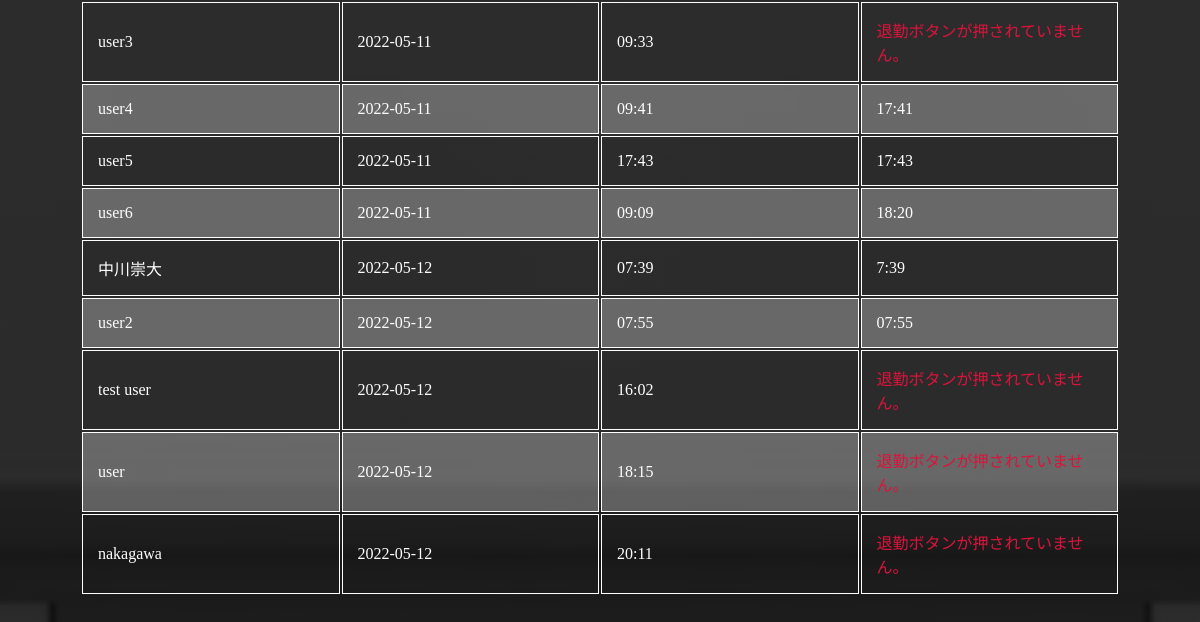
Page /home/Admin (lower part) on the earlier database version.
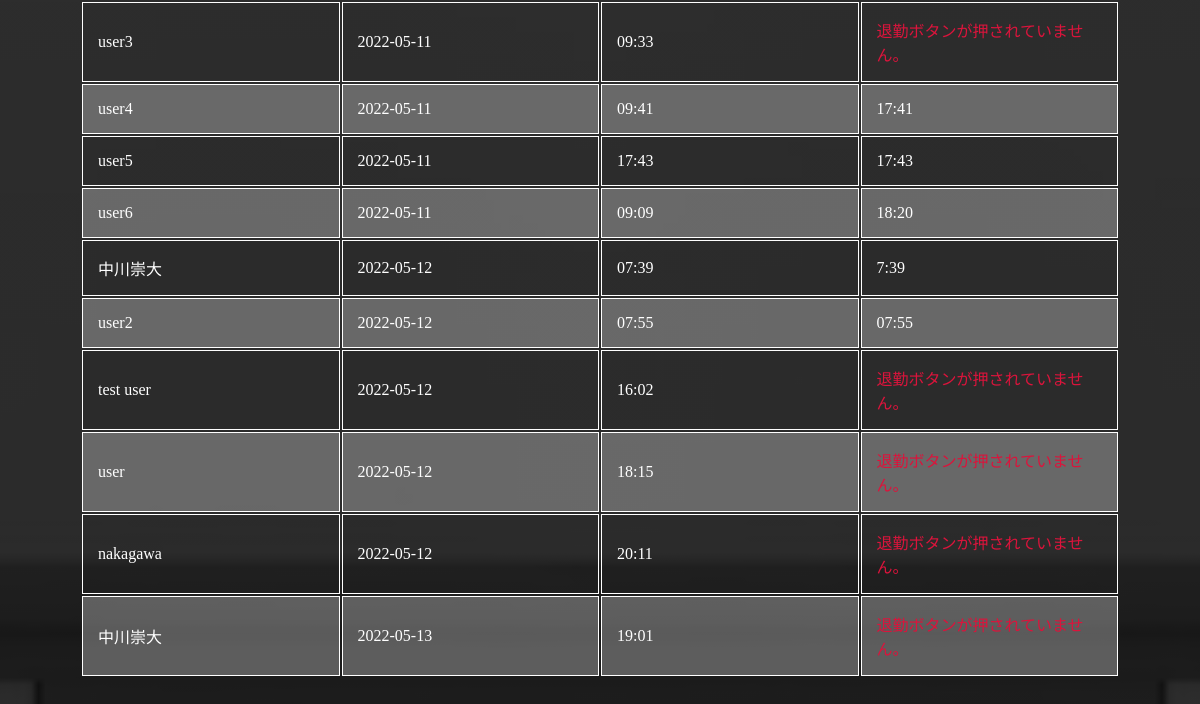
Same page on the later database version.
### hello.py (models this page shows, shortened)
class User(db.Model):
    __tablename__ = 'users'
    id = db.Column(db.Integer, primary_key=True)
    user = db.Column(db.String(20), nullable=False) # 20文字以上入力してもなぜか追加されます。
    day = db.Column(db.String(20), nullable=False)
    starth = db.Column(db.String(20), nullable=False)
    startm = db.Column(db.String(20), nullable=False)
    absence = db.Column(db.Boolean, default=False, nullable=False)
    endh = db.Column(db.String(20), nullable=False, default=23)
    endm = db.Column(db.String(20), nullable=False, default=59)

### hello.py (the view)
@app.route('/home/<user>', methods=['GET', 'POST'])
def userhome(user):
    st=datetime.now(jst)
    st_h=st.hour
    st_m=st.minute
    if request.method == 'POST':
        if user == 'Admin':
            usr = request.form.get('filtername')
            tasks = Todo.query.filter_by(user=user).order_by(Todo.date_created).all() # Todoリスト取得
            if usr == '':
                users = User.query.order_by(User.day).all() # 全ユーザーリスト取得
            elif usr == 'all':
                users = User.query.order_by(User.day).all() # 全ユーザーリスト取得
            else:
                users = User.query.filter_by(user=usr).all() # 個別ユーザーリスト取得
            return render_template('home.html',username=user, tasks=tasks,users=users, st_h=st_h, st_m=st_m)
        else:
            tasks = Todo.query.filter_by(user=user).order_by(Todo.date_created).all() # Todoリスト取得
            users = User.query.order_by(User.day).all() # ユーザーリスト取得
            return render_template('home.html',username=user, tasks=tasks,users=users, st_h=st_h, st_m=st_m)
    else:
        tasks = Todo.query.filter_by(user=user).order_by(Todo.date_created).all() # Todoリスト取得
        users = User.query.order_by(User.day).all() # ユーザーリスト取得
        return render_template('home.html',username=user, tasks=tasks,users=users, st_h=st_h, st_m=st_m)

### templates/home.html (shortened to what this page needs)
{% extends "base.html" %} {% block content %} {% if username == "Admin" %} {% if
users|length < 1 %}
<h2 style="text-align: center">No Data</h2>
{% else %}
<table class="table">
  {% for user in users %} {% if user.absence == True %}
  <tr>
    <td class="info-body">{{ user.user }}</td>
    <td class="info-body">{{ user.day }}</td>
    <td class="info-body" style="color: crimson">欠勤</td>
    <td class="info-body"></td>
  </tr>
  {% else %}
  <tr>
    <td class="info-body">{{ user.user }}</td>
    <td class="info-body">{{ user.day }}</td>
    <td class="info-body">{{ user.starth }}:{{ user.startm }}</td>
    {% if user.endh == "23" and user.endm == "59" %}
    <td class="info-body" style="color: crimson">
      退勤ボタンが押されていません。
    </td>
    {% else %}
    <td class="info-body">{{ user.endh }}:{{ user.endm }}</td>
    {% endif %}
  </tr>
  {% endif %} {% endfor %}
</table>
{% endif %} {% endif %}
{% endblock %}

### templates/base.html (shortened to what this page needs)
<!DOCTYPE html>
<html lang="ja">
  <head>
    <link
      rel="stylesheet"
      type="text/css"
      href="{{ url_for('static',filename='style.css') }}"
    />
  </head>
  <body>
    {% block content %} {% endblock %}
  </body>
</html>

### static/style.css (style rules this page uses)
* { margin: 0; padding: 0; box-sizing: border-box; text-decoration: none; }
html { color: rgb(255, 255, 255); justify-content: center; align-items: center; min-height: 50vh; background: rgba(245, 245, 245); max-width: 100%; width: auto; background: -webkit-gradient( linear, left top, left bottom, from(rgba(0, 0, 0, 0.5)), to(rgba(0, 0, 0, 0.5)) ), url(../static/background.jpg) no-repeat; background: linear-gradient(hsla(0, 0%, 0%, 0.8), rgba(0, 0, 0, 0.8)), url(../static/background.jpg) no-repeat; background-size: cover; background-position: center; background-attachment: fixed; overflow-x: hidden; margin-bottom: 3rem; }
body { display: grid; justify-items: center; }
.table { margin: 5rem; color: white; }
.table tr:nth-child(2n) { background: #ffffff4a; }

Differences in the rows shown:
added User: user "中川崇大", day "2022-05-13", starth "19", startm "01"
